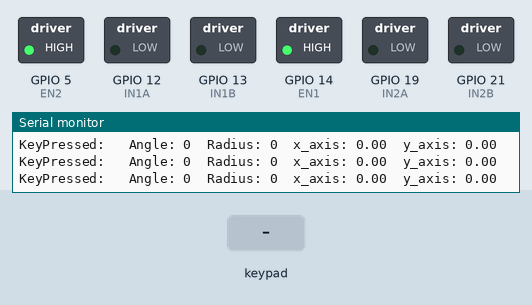
This sketch was run on a simulated ESP32. Parts: switched loads named in the sketch (green lamp = pin HIGH), the last lines printed to the serial monitor. The inputs (shaded band) are chosen by the test bench.

Above: at 1.2 s.
1.3 s: key 'U' pressed
At 1.5 s:
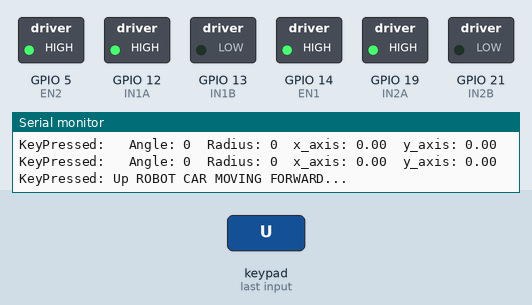
3.2 s: key 'D' pressed
At 3.9 s:
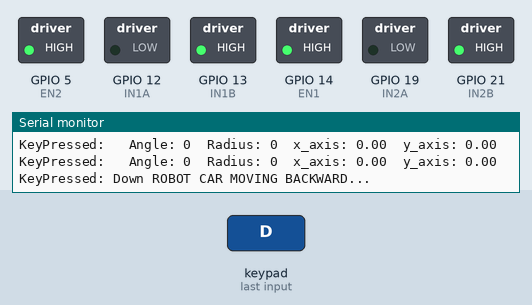
5.7 s: key 'L' pressed
At 6.5 s:
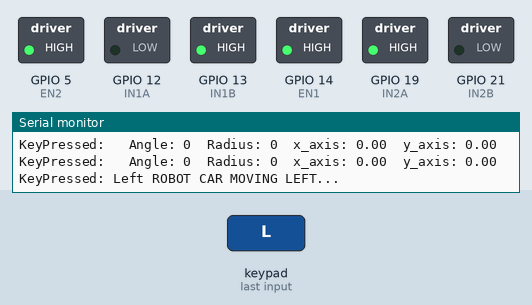
8.2 s: key 'R' pressed
At 8.8 s:
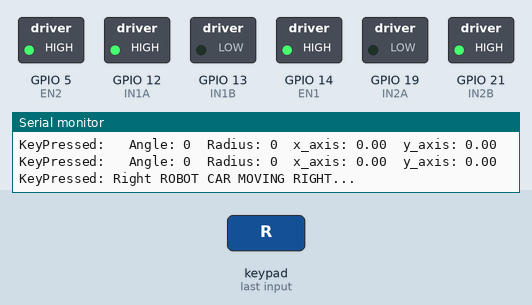
10.7 s: key 'X' pressed
At 11.9 s:
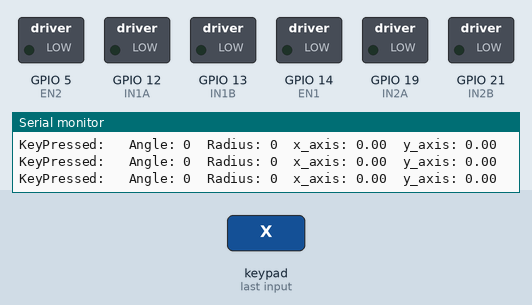
12.2 s: key 'U' pressed
At 12.4 s:
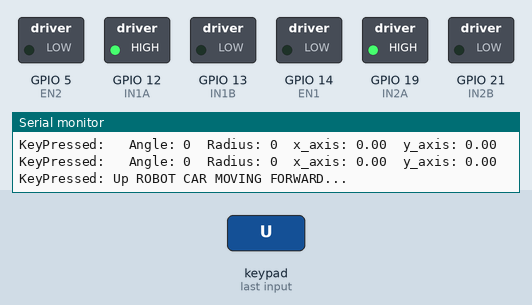
Timing chart, 0 to 15.1 s (numbered marks = the images above; inputs shaded):
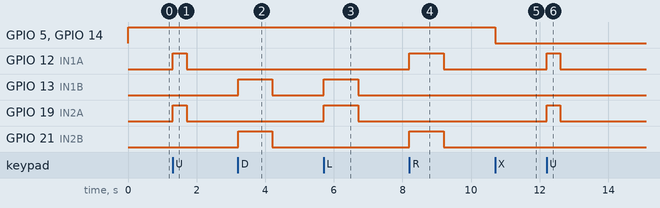

Measured:
- after the input at 1.3 s, GPIO 12 (IN1A), GPIO 19 (IN2A): LOW → HIGH at once, → LOW 0.40 s later
- after the input at 3.2 s, GPIO 13 (IN1B), GPIO 21 (IN2B): LOW → HIGH at once, → LOW 1.0 s later
- after the input at 5.7 s, GPIO 13 (IN1B), GPIO 19 (IN2A): LOW → HIGH at once, → LOW 1.0 s later
- after the input at 8.2 s, GPIO 12 (IN1A), GPIO 21 (IN2B): LOW → HIGH at once, → LOW 1.0 s later
- after the input at 10.7 s, GPIO 5 (EN2), GPIO 14 (EN1): HIGH → LOW at once
- after the input at 12.2 s, GPIO 12 (IN1A), GPIO 19 (IN2A): LOW → HIGH at once, → LOW 0.40 s later

The sketch:

Gamepad_Dabble_code.ino
```cpp
/*
   Gamepad module provides three different mode namely Digital, JoyStick and Accelerometer.

   You can reduce the size of library compiled by enabling only those modules that you want to
   use. For this first define CUSTOM_SETTINGS followed by defining INCLUDE_modulename.

   Explore more on: https://thestempedia.com/docs/dabble/game-pad-module/
  Modified by GM.
*/
#define CUSTOM_SETTINGS
#define INCLUDE_GAMEPAD_MODULE
#include <DabbleESP32.h>

// INITIALIZING VARIABLES
int EN1 = 14;     // MOTOR 1
int IN1A = 12;
int IN1B = 13;

int EN2 = 5;      // MOTOR 2
int IN2A = 19;
int IN2B = 21;

void setup() {
  // put your setup code here, to run once:
  Serial.begin(115200);      // make sure your Serial Monitor is also set at this baud rate.
  Dabble.begin("grp10");       //set bluetooth name of your device

Serial.println("ROBOT CAR..\n\n");
pinMode(EN1, OUTPUT);  // MOTOR 1 AS OUTPUT
pinMode(IN1A, OUTPUT);
pinMode(IN1B, OUTPUT);

pinMode(EN2, OUTPUT);  // MOTOR 2 AS OUTPUT
pinMode(IN2A, OUTPUT);
pinMode(IN2B, OUTPUT);

Serial.println(" SWITCHING ON ");
Switch_ON();


}

void loop() {
  Dabble.processInput();             //this function is used to refresh data obtained from smartphone.Hence calling this function is mandatory in order to get data properly from your mobile.
  Serial.print("KeyPressed: ");
  if (GamePad.isUpPressed())
  {
    Serial.print("Up");
    Serial.println(" ROBOT CAR MOVING FORWARD...");
    Forward();
    delay(200);
    Brake();
  //done

  }

  if (GamePad.isDownPressed())
  {
    Serial.print("Down");
    Serial.println(" ROBOT CAR MOVING BACKWARD...");
    Backward();
    delay(1000);
    Brake();

  }

  if (GamePad.isLeftPressed())
  {
    Serial.print("Left");
      Serial.println(" ROBOT CAR MOVING LEFT...");
      Left();
      delay(1000);
      Brake();
  }

  if (GamePad.isRightPressed())
  {
    Serial.print("Right");
    Serial.println(" ROBOT CAR MOVING RIGHT...");
    Right();
    delay(1000);
    Brake();
  }

  if (GamePad.isSquarePressed())
  {
    Serial.print("Square");
  }

  if (GamePad.isCirclePressed())
  {
    Serial.print("Circle");
  }

  if (GamePad.isCrossPressed())
  {
    Serial.print("Cross");

    Serial.print("ROBOT CAR TURNED OFF");
    Switch_OFF();
  }

  if (GamePad.isTrianglePressed())
  {
    Serial.print("Triangle");
  }

  if (GamePad.isStartPressed())
  {
    Serial.print("Start");
     Serial.print("ROBOT CAR TURNED ON");
    Switch_ON();

  }

  if (GamePad.isSelectPressed())
  {
    Serial.print("Select");
  }
  Serial.print('\t');

  int a = GamePad.getAngle();
  Serial.print("Angle: ");
  Serial.print(a);
  Serial.print('\t');
  int b = GamePad.getRadius();
  Serial.print("Radius: ");
  Serial.print(b);
  Serial.print('\t');
  float c = GamePad.getXaxisData();
  Serial.print("x_axis: ");
  Serial.print(c);
  Serial.print('\t');
  float d = GamePad.getYaxisData();
  Serial.print("y_axis: ");
  Serial.println(d);
  Serial.println();
}

// TURN ON MOTORS
void Switch_ON()
{
 digitalWrite(EN1, HIGH );
 digitalWrite(EN2, HIGH );
}

// TURN OFF MOTORS
void Switch_OFF()
{
 digitalWrite(EN1, LOW );
 digitalWrite(EN2, LOW );
}

// Forward
void Forward(){
  digitalWrite(IN1A, HIGH); // TURNING MOTOR 1 FORWARD
  digitalWrite(IN1B, LOW);

  digitalWrite(IN2A, HIGH); // TURNING MOTOR 2 FORWARD
  digitalWrite(IN2B, LOW);
}

// BACKWARD
void Backward(){
  digitalWrite(IN1A, LOW); // TURNING MOTOR 1  BACK
  digitalWrite(IN1B, HIGH);

  digitalWrite(IN2A, LOW); // TURNING MOTOR 2  BACK
  digitalWrite(IN2B, HIGH);
}

// RIGHT
void Right(){
  digitalWrite(IN1A, HIGH ); // TURNING MOTOR 1  FORWARD
  digitalWrite(IN1B, LOW);

  digitalWrite(IN2A, LOW); // TURNING MOTOR 2  BACKWARD
  digitalWrite(IN2B, HIGH);
}

// TURN ROBOT LEFT
void Left(){
  digitalWrite(IN1A, LOW); // TURNING MOTOR 1  BACKWARD
  digitalWrite(IN1B, HIGH);

  digitalWrite(IN2A, HIGH); // TURNING MOTOR 2  FORWAR.D
  digitalWrite(IN2B, LOW);
}

// BRAKE
void Brake(){
  digitalWrite(IN1A, LOW); // TURNING MOTOR 1 off
  digitalWrite(IN1B, LOW);

  digitalWrite(IN2A, LOW); // TURNING MOTOR 2 off
  digitalWrite(IN2B, LOW);
}
```
